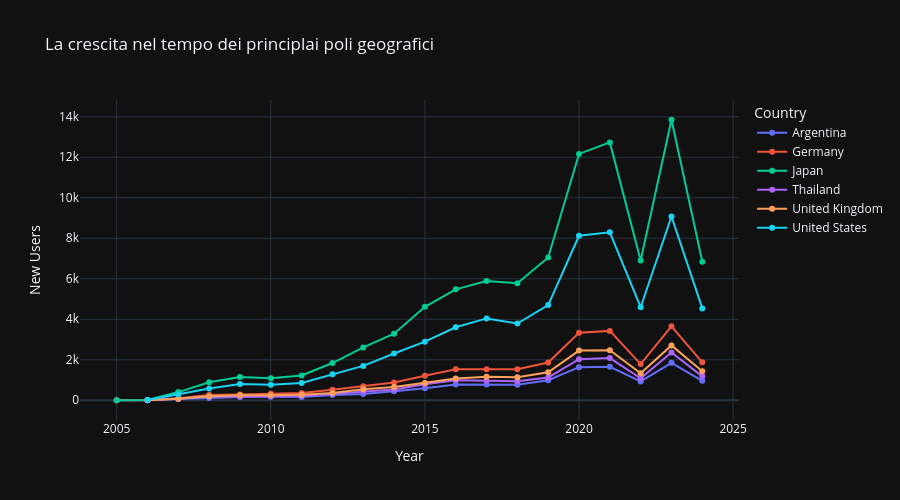

Notebook cell for this chart:
### Markdown cell above
## Crescita nella community nel tempo

### Code cell
profiles = df_profiles.copy()
profiles["joined"] = pd.to_datetime(profiles["joined"], errors="coerce")
profiles["joined_year"] = profiles["joined"].dt.year
profiles["country"] = profiles["location"].str.split(",").str[-1].str.strip()

# normalizzo i nomi dei paesi per evitare duplicati (es. "Usa" → "United States")
profiles["country"] = (
    profiles["country"]
    .replace(utils.COUNTRY_FIX)
    .str.replace(r"\s+", " ", regex=True)
    .str.strip()
)
profiles = profiles.dropna(subset=["joined_year", "country"])
# prendo i 6 paesi con più utenti totali
top_countries = (
    profiles.groupby("country")["username"]
    .nunique()
    .sort_values(ascending=False)
    .head(6)
    .index
)
# conto i nuovi utenti per anno e paese
trend = (
    profiles.loc[
        profiles["country"].isin(top_countries) &
        profiles["joined_year"].between(2005, 2024)
    ]
    .groupby(["joined_year", "country"])["username"]
    .nunique()
    .reset_index(name="n_users")
)
#grafico
fig = px.line(
    trend, x="joined_year", y="n_users", color="country", markers=True, title="La crescita nel tempo dei principlai poli geografici",
    labels={
        "joined_year": "Year", "n_users": "New Users", "country": "Country"
    }
)
fig.update_layout(width=900, height=500)
fig.show()

### Figure 1 — Plotly figure (JSON) as saved in the notebook; plotly's stock layout.template omitted (floating-point values rounded to 4 significant figures)
{"data": [{"hovertemplate": "Country=Argentina<br>Year=%{x}<br>New Users=%{y}<extra></extra>", "legendgroup": "Argentina", "line": {"color": "#636efa", "dash": "solid"}, "marker": {"symbol": "circle"}, "mode": "lines+markers", "name": "Argentina", "orientation": "v", "showlegend": true, "x": [2005.0, 2006.0, 2007.0, 2008.0, 2009.0, 2010.0, 2011.0, 2012.0, 2013.0, 2014.0, 2015.0, 2016.0, 2017.0, 2018.0, 2019.0, 2020.0, 2021.0, 2022.0, 2023.0, 2024.0], "xaxis": "x", "y": [2, 1, 57, 114, 164, 179, 160, 261, 306, 447, 591, 783, 782, 771, 988, 1635, 1655, 932, 1848, 962], "yaxis": "y", "type": "scatter"}, {"hovertemplate": "Country=Germany<br>Year=%{x}<br>New Users=%{y}<extra></extra>", "legendgroup": "Germany", "line": {"color": "#EF553B", "dash": "solid"}, "marker": {"symbol": "circle"}, "mode": "lines+markers", "name": "Germany", "orientation": "v", "showlegend": true, "x": [2005.0, 2006.0, 2007.0, 2008.0, 2009.0, 2010.0, 2011.0, 2012.0, 2013.0, 2014.0, 2015.0, 2016.0, 2017.0, 2018.0, 2019.0, 2020.0, 2021.0, 2022.0, 2023.0, 2024.0], "xaxis": "x", "y": [1, 3, 103, 256, 283, 323, 354, 523, 688, 875, 1215, 1528, 1528, 1536, 1865, 3331, 3426, 1786, 3651, 1873], "yaxis": "y", "type": "scatter"}, {"hovertemplate": "Country=Japan<br>Year=%{x}<br>New Users=%{y}<extra></extra>", "legendgroup": "Japan", "line": {"color": "#00cc96", "dash": "solid"}, "marker": {"symbol": "circle"}, "mode": "lines+markers", "name": "Japan", "orientation": "v", "showlegend": true, "x": [2005.0, 2006.0, 2007.0, 2008.0, 2009.0, 2010.0, 2011.0, 2012.0, 2013.0, 2014.0, 2015.0, 2016.0, 2017.0, 2018.0, 2019.0, 2020.0, 2021.0, 2022.0, 2023.0, 2024.0], "xaxis": "x", "y": [3, 16, 404, 890, 1154, 1093, 1221, 1838, 2608, 3290, 4616, 5479, 5884, 5776, 7053, 12166, 12732, 6899, 13852, 6842], "yaxis": "y", "type": "scatter"}, {"hovertemplate": "Country=Thailand<br>Year=%{x}<br>New Users=%{y}<extra></extra>", "legendgroup": "Thailand", "line": {"color": "#ab63fa", "dash": "solid"}, "marker": {"symbol": "circle"}, "mode": "lines+markers", "name": "Thailand", "orientation": "v", "showlegend": true, "x": [2006.0, 2007.0, 2008.0, 2009.0, 2010.0, 2011.0, 2012.0, 2013.0, 2014.0, 2015.0, 2016.0, 2017.0, 2018.0, 2019.0, 2020.0, 2021.0, 2022.0, 2023.0, 2024.0], "xaxis": "x", "y": [6, 81, 171, 178, 198, 206, 320, 424, 530, 795, 984, 960, 941, 1129, 2025, 2083, 1087, 2357, 1181], "yaxis": "y", "type": "scatter"}, {"hovertemplate": "Country=United Kingdom<br>Year=%{x}<br>New Users=%{y}<extra></extra>", "legendgroup": "United Kingdom", "line": {"color": "#FFA15A", "dash": "solid"}, "marker": {"symbol": "circle"}, "mode": "lines+markers", "name": "United Kingdom", "orientation": "v", "showlegend": true, "x": [2006.0, 2007.0, 2008.0, 2009.0, 2010.0, 2011.0, 2012.0, 2013.0, 2014.0, 2015.0, 2016.0, 2017.0, 2018.0, 2019.0, 2020.0, 2021.0, 2022.0, 2023.0, 2024.0], "xaxis": "x", "y": [4, 75, 197, 248, 252, 269, 354, 541, 650, 853, 1077, 1161, 1132, 1385, 2454, 2472, 1334, 2709, 1433], "yaxis": "y", "type": "scatter"}, {"hovertemplate": "Country=United States<br>Year=%{x}<br>New Users=%{y}<extra></extra>", "legendgroup": "United States", "line": {"color": "#19d3f3", "dash": "solid"}, "marker": {"symbol": "circle"}, "mode": "lines+markers", "name": "United States", "orientation": "v", "showlegend": true, "x": [2006.0, 2007.0, 2008.0, 2009.0, 2010.0, 2011.0, 2012.0, 2013.0, 2014.0, 2015.0, 2016.0, 2017.0, 2018.0, 2019.0, 2020.0, 2021.0, 2022.0, 2023.0, 2024.0], "xaxis": "x", "y": [16, 284, 579, 801, 769, 851, 1283, 1697, 2307, 2892, 3607, 4042, 3791, 4700, 8122, 8294, 4596, 9076, 4536], "yaxis": "y", "type": "scatter"}], "layout": {"xaxis": {"anchor": "y", "domain": [0.0, 1.0], "title": {"text": "Year"}}, "yaxis": {"anchor": "x", "domain": [0.0, 1.0], "title": {"text": "New Users"}}, "legend": {"title": {"text": "Country"}, "tracegroupgap": 0}, "title": {"text": "La crescita nel tempo dei principlai poli geografici"}, "width": 900, "height": 500}}
